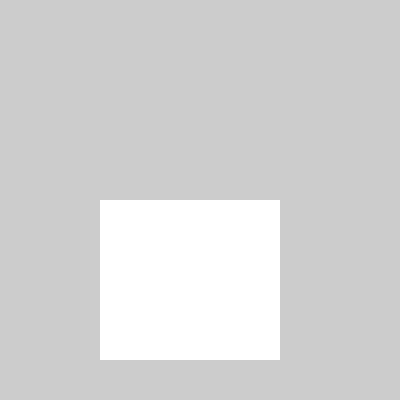
Frame 1 (no input)
Frame 60 (no input): identical to frame 1, image omitted
Frame 120 (the mouse pressed at the canvas centre since frame 60): identical to frame 1, image omitted

The p5.js sketch that drew this single still picture (run headless with seeded random() and noise() and a simulated clock; from frame 60 on, the mouse is pressed at the canvas centre):

// p5.js sketch
// ── sketch.js
function setup() {
  createCanvas(400, 400);
  noStroke();
}

function draw() {
  background(204);
  rect(100, 200, 180, 160);
  
  if (mouseX > 100 && mouseX < 280 && mouseY > 200 && mouseY < 360) {
    fill(0);
  } else {
    fill(255);
  }
}
